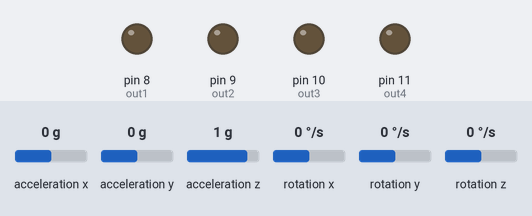
Simulated run of this sketch. Board: Arduino Uno, built with avr-gcc and run on an emulated ATmega328P. On the bench: output pins drawn as LEDs (lit = HIGH). The test bench sets the inputs (shaded band); at power-on: acceleration x 0 g, acceleration y 0 g, acceleration z 1 g, rotation x 0 °/s, rotation y 0 °/s, rotation z 0 °/s. What the sketch prints to the serial monitor is not drawn.

Above: at 1.2 s.
1.3 s: acceleration x set to -0.4 g
2.8 s: acceleration x set to -0.7 g
At 4.0 s:
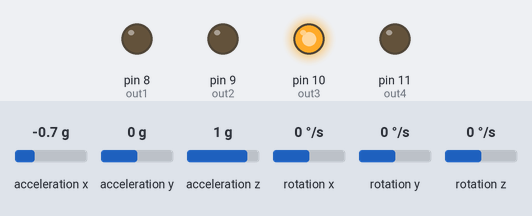
4.3 s: acceleration x set to 0.8 g
At 5.0 s:
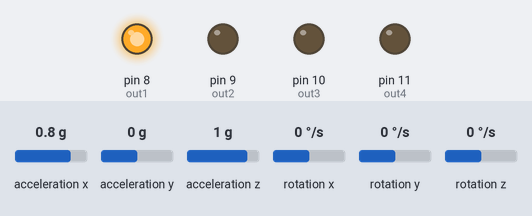
5.8 s: acceleration x set to 0.6 g
8.8 s: acceleration x set to 0.3 g
At 9.7 s:
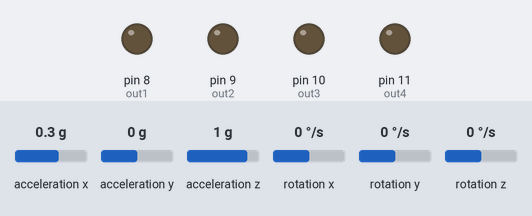
10.3 s: acceleration y set to -0.3 g
13.3 s: acceleration y set to -0.6 g
At 14.4 s:
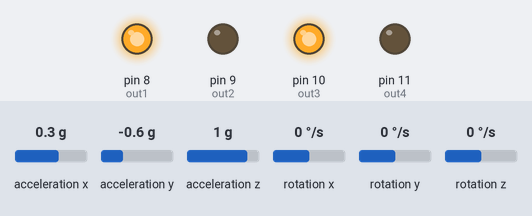
Timing chart, 0 to 15.8 s (numbered marks = the images above; inputs shaded):
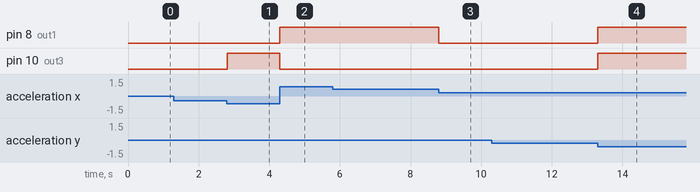

Measured:
- the behaviour switches between -0.5 and -0.6 g on acceleration x (found by bisection; images 0 and 1)
- the behaviour switches between 0.5 and 0.4 g on acceleration x (found by bisection; images 2 and 3)
- the behaviour switches between -0.4 and -0.5 g on acceleration y (found by bisection; images 3 and 4)
- after the input at 2.8 s, pin 10 (out3): LOW → HIGH at once
- after the input at 4.3 s, pin 8 (out1): LOW → HIGH at once; pin 10 (out3): HIGH → LOW at once
- after the input at 8.8 s, pin 8 (out1): HIGH → LOW at once
- after the input at 13.3 s, pin 8 (out1), pin 10 (out3): LOW → HIGH at once

The sketch:

gesture_control_robot_final_MPU6050.ino
```cpp
// Original Code Written by : Tapendra Mandal
// Code Modified by : Rajat Tarade
// Modificaations : Compatible with MPU6050
// Added Connections :  A4 -> SDA
//                      A5 -> SCL

#include "I2Cdev.h"
#include "MPU6050.h"
#if I2CDEV_IMPLEMENTATION == I2CDEV_ARDUINO_WIRE
    #include "Wire.h"
#endif

MPU6050 accelgyro;

int16_t ax, ay, az;

int xPin=A0;
int yPin=A1;

int out1=8;     //output1 for HT12E IC
int out2=9;     //output1 for HT12E IC
int out3=10;    //output1 for HT12E IC
int out4=11;    //output1 for HT12E IC


void setup(){
      // join I2C bus (I2Cdev library doesn't do this automatically)
    #if I2CDEV_IMPLEMENTATION == I2CDEV_ARDUINO_WIRE
        Wire.begin();
    #elif I2CDEV_IMPLEMENTATION == I2CDEV_BUILTIN_FASTWIRE
        Fastwire::setup(400, true);
    #endif

    // initialize serial communication
    // (38400 chosen because it works as well at 8MHz as it does at 16MHz, but
    // it's really up to you depending on your project)
    Serial.begin(38400);

    // initialize device
    Serial.println("Initializing I2C devices...");
    accelgyro.initialize();

    // verify connection
    Serial.println("Testing device connections...");
    Serial.println(accelgyro.testConnection() ? "MPU6050 connection successful" : "MPU6050 connection failed");

  pinMode(xPin,INPUT);
  pinMode(yPin,INPUT);

  pinMode(out1,OUTPUT);
  pinMode(out2,OUTPUT);
  pinMode(out3,OUTPUT);
  pinMode(out4,OUTPUT);
}


void loop()
{
  accelgyro.getAcceleration(&ax, &ay, &az);
  Serial.print("a/g:\t");
  Serial.print(ax); Serial.print("\t");
  Serial.print(ay); Serial.println("\t");

  if ((ax>-7000 && ax<7000) && (ay>-7000 && ay<7000)) //stop
  {
    digitalWrite(out1,LOW);
    digitalWrite(out2,LOW);
    digitalWrite(out3,LOW);
    digitalWrite(out4,LOW);
  }

  else
  {
    if (ay<-7000) //forward
   {
     digitalWrite(out1,HIGH);
     digitalWrite(out2,LOW);
     digitalWrite(out3,HIGH);
     digitalWrite(out4,LOW);

    }
    if (ay>7000) //backward
  {
   digitalWrite(out1,LOW);
   digitalWrite(out2,HIGH);
   digitalWrite(out3,LOW);
   digitalWrite(out4,HIGH);

    }

    if (ax>10000) //left
    {
      digitalWrite(out1,HIGH);
      digitalWrite(out2,LOW);
      digitalWrite(out3,LOW);
      digitalWrite(out4,LOW);
     }


    if (ax<-9000)//right
    {
      digitalWrite(out1,LOW);
      digitalWrite(out2,LOW);
      digitalWrite(out3,HIGH);
      digitalWrite(out4,LOW);

    }
  }
}
```
